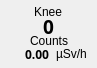
         <widget class="QFrame" name="cps_frame_m12_2">
          <property name="geometry">
           <rect>
            <x>576</x>
            <y>409</y>
            <width>97</width>
            <height>68</height>
           </rect>
          </property>
          <property name="frameShape">
           <enum>QFrame::NoFrame</enum>
          </property>
          <property name="frameShadow">
           <enum>QFrame::Plain</enum>
          </property>
          <widget class="QLabel" name="cps_bg_m12_2">
           <property name="geometry">
            <rect>
             <x>2</x>
             <y>2</y>
             <width>91</width>
             <height>62</height>
            </rect>
           </property>
           <property name="frameShadow">
            <enum>QFrame::Sunken</enum>
           </property>
           <property name="text">
            <string/>
           </property>
           <property name="pixmap">
            <pixmap resource="RadMaster 3000+ v0.1/resources.qrc">:/bg/resources/bg/cps_frame.png</pixmap>
           </property>
           <property name="scaledContents">
            <bool>true</bool>
           </property>
          </widget>
          <widget class="QWidget" name="layoutWidget_28">
           <property name="geometry">
            <rect>
             <x>4</x>
             <y>5</y>
             <width>90</width>
             <height>60</height>
            </rect>
           </property>
           <layout class="QVBoxLayout" name="verticalLayout_38">
            <property name="spacing">
             <number>0</number>
            </property>
            <item alignment="Qt::AlignHCenter">
             <widget class="QLabel" name="res_bodypart_12">
              <property name="maximumSize">
               <size>
                <width>16777215</width>
                <height>13</height>
               </size>
              </property>
              <property name="text">
               <string>Knee</string>
              </property>
             </widget>
            </item>
            <item alignment="Qt::AlignHCenter">
             <widget class="QLabel" name="counts_12">
              <property name="maximumSize">
               <size>
                <width>16777215</width>
                <height>16</height>
               </size>
              </property>
              <property name="font">
               <font>
                <family>Arial Black</family>
                <pointsize>14</pointsize>
                <weight>75</weight>
                <bold>true</bold>
               </font>
              </property>
              <property name="text">
               <string>0</string>
              </property>
             </widget>
            </item>
            <item alignment="Qt::AlignHCenter">
             <widget class="QLabel" name="counts_label_12">
              <property name="maximumSize">
               <size>
                <width>16777215</width>
                <height>13</height>
               </size>
              </property>
              <property name="text">
               <string>Counts</string>
              </property>
             </widget>
            </item>
            <item>
             <layout class="QGridLayout" name="gridLayout_31">
              <item row="0" column="0" alignment="Qt::AlignRight">
               <widget class="QLabel" name="res_uSv_12">
                <property name="maximumSize">
                 <size>
                  <width>16777215</width>
                  <height>14</height>
                 </size>
                </property>
                <property name="font">
                 <font>
                  <family>Arial Black</family>
                  <pointsize>9</pointsize>
                  <weight>75</weight>
                  <bold>true</bold>
                 </font>
                </property>
                <property name="text">
                 <string>0.00</string>
                </property>
               </widget>
              </item>
              <item row="0" column="1" alignment="Qt::AlignHCenter">
               <widget class="QLabel" name="res_uSv_label_12">
                <property name="maximumSize">
                 <size>
                  <width>16777215</width>
                  <height>14</height>
                 </size>
                </property>
                <property name="text">
                 <string>µSv/h</string>
                </property>
               </widget>
              </item>
             </layout>
            </item>
           </layout>
          </widget>
         </widget>
